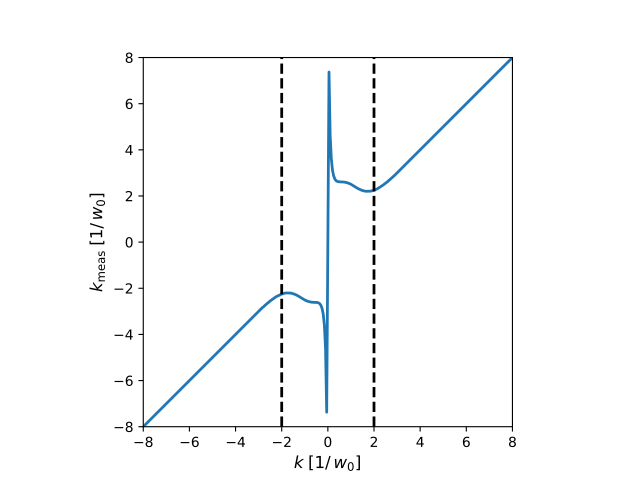

Here is the Python script that generated this plot:
import numpy as np
import matplotlib.pyplot as plt
from wavenumber_response import PhaseContrastImaging
import random_data as rd


# Optical parameters of PCI system
kg = 2.  # [kg] = 1 / w0;  kg = 2 is the diffraction limit
M = 0.5  # [M] = unitless; typical value...

# Computational grid
kmax = 5 * kg       # [kmax] = [kg]
dk = 0.05           # [dk] = [kg]

xmax = 1.5          # [xmax] = w0
dx = 0.01           # [dx] = w0
xmax_I = xmax * M   # [xmax_I] = M * w0
dx_I = dx * M       # [dx_I] = M * w0

# Spectral-estimation parameters
p = 2
Nk = 100000  # Larger values lead to a smoother plot

# Plotting parameters
fontsize = 12
linewidth = 2
xlim = [-kmax, kmax]
ylim = [-kmax, kmax]


if __name__ == '__main__':
    pci = PhaseContrastImaging(kg=kg, M=M, s=1)
    pci.applyTo(kmax=kmax, dk=dk, x_I_max=xmax_I, dx_I=dx_I)

    Fs_spatial = 1. / (pci.x[1] - pci.x[0])
    kmeas = np.zeros(len(pci.k))

    for kind, k in enumerate(pci.k):
        # Phase-response contribution to signal's spatial structure.
        # This approach allows us to figure out the shift `dk` to the
        # true wavenumber `k`, i.e. `kmeas = k + dk`.
        #
        # (Note that something weird happens with the spectral estimation
        # when we use the full phase of (1) the physical phase k * x and
        # (2) the PCI phase response -- instead of linear response well
        # outside of |k| > k_g, we get a "wavy" response... Even removing
        # contribution (2) and only using the physical phase (1) produces
        # something similar, which tells me that there is something weird
        # happening with the Burg spectral estimation... The approach used
        # here avoids these problems and displays the nonlinearity for
        # |k| < k_g).
        y = np.cos(pci.theta_pci[kind, :])

        # Compute autospectral density
        asd = rd.spectra.parametric.BurgAutoSpectralDensity(
            p, y, Fs=Fs_spatial, Nf=Nk, normalize=False)

        # Find peak in autospectral density
        if k == 0:
            # By symmetry arguments
            dk = 0
        else:
            if k < 0:
                sl = slice(0, len(asd.f) // 2 + 1)
            else:
                sl = slice(len(asd.f) // 2, None)

            maxind = np.where(asd.Sxx[sl] == np.max(asd.Sxx[sl]))[0]

            if len(maxind) == 0:
                # This occurs if `pci.theta_pci[kind, :]` is very nearly zero,
                # such that `asd.Sxx` is `nan` and we obtain no shift in
                # the measured wavenumber
                dk = 0
            else:
                dk = 2 * np.pi * asd.f[sl.start + maxind]

        kmeas[kind] = k + dk

    # Plotting
    plt.figure()

    plt.plot(pci.k, kmeas, linewidth=linewidth)
    plt.axvline(kg, c='k', linestyle='--', linewidth=linewidth)
    plt.axvline(-kg, c='k', linestyle='--', linewidth=linewidth)

    plt.xlim(xlim)
    plt.ylim(ylim)
    plt.gca().set_aspect('equal')

    plt.xlabel('$k \; [1 /\, w_0]$', fontsize=fontsize)
    plt.ylabel('$k_{\mathrm{meas}} \; [1 /\, w_0]$', fontsize=fontsize)

    plt.show()
